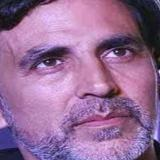
#> input picture dataset/Faces/Akshay_kumar/Akshay Kumar_10.jpg, 160 x 160 px; its folder holds only this picture in this run
$ python preprocess.py
#> lines starting #> are read from the running program, lines starting #| are printed output that depends on the picture
import cv2
import os
dataset_path = "dataset/Faces"
processed_path = "processed_dataset"

if not os.path.exists(processed_path):
    os.makedirs(processed_path)

face_cascade = cv2.CascadeClassifier(cv2.data.haarcascades + 'haarcascade_frontalface_default.xml')

for person in os.listdir(dataset_path):
    person_path = os.path.join(dataset_path, person)
    save_path = os.path.join(processed_path, person)

    if not os.path.exists(save_path):
        os.makedirs(save_path)

    for img_name in os.listdir(person_path):
        img_path = os.path.join(person_path, img_name)

        img = cv2.imread(img_path)
#> img is the input picture: shape (160, 160, 3); mean B, G, R 150.5, 108.4, 149.4

        if img is None:
            continue

        gray = cv2.cvtColor(img, cv2.COLOR_BGR2GRAY)
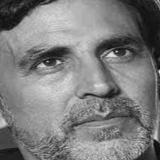
#> gray: shape (160, 160); min 7, max 230, mean 125.5

        faces = face_cascade.detectMultiScale(gray, 1.1, 4)
#> faces = [[13, 4, 139, 139]]
        if len(faces) == 0:
            face = cv2.resize(img, (160, 160))
            save_file = os.path.join(save_path, img_name)
            cv2.imwrite(save_file, face)
        else:
            for (x, y, w, h) in faces:
                face = img[y:y+h, x:x+w]
                face = cv2.resize(face, (160, 160))

                save_file = os.path.join(save_path, img_name)
                cv2.imwrite(save_file, face)
#> this loop made 1 pass
#> pass 1, `face = img[y:y+h, x:x+w]`:
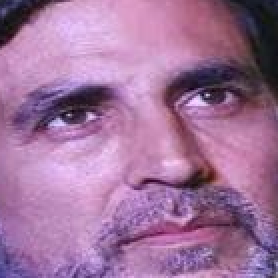
#> face: shape (139, 139, 3) (shown 2 times larger); mean B, G, R 156.1, 114.6, 160.4
#> pass 1, `face = cv2.resize(face, (160, 160))`:
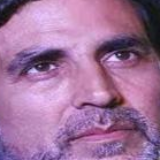
#> face: shape (160, 160, 3); mean B, G, R 155.9, 114.5, 160.3
#> pass 2 of the loop `for person in os.listdir(dataset_path):`:
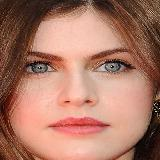
#> input picture dataset/Faces/alexandra_deddario/Alexandra Daddario_13.jpg, 160 x 160 px
#> img is the input picture: shape (160, 160, 3); mean B, G, R 102.6, 120.3, 170.7
#> `gray = cv2.cvtColor(img, cv2.COLOR_BGR2GRAY)`:
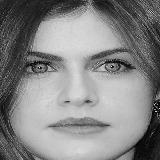
#> gray: shape (160, 160); min 1, max 243, mean 133.4
#> faces = [[16, 20, 124, 124]]
#> the loop `for (x, y, w, h) in faces:` made 1 pass
#> pass 1, `face = cv2.resize(face, (160, 160))`:
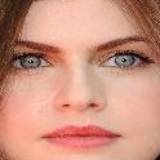
#> face: shape (160, 160, 3); mean B, G, R 129.2, 147.7, 204.4

print("Preprocessing Done ✅")
